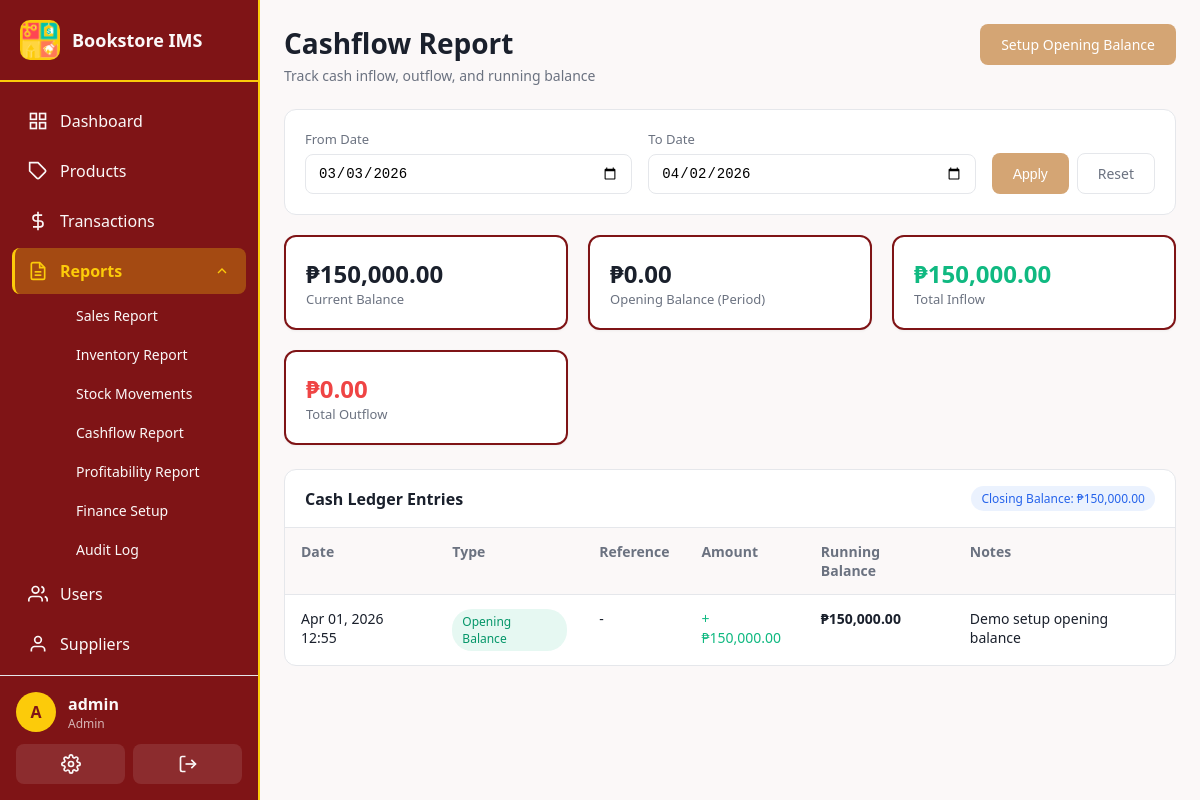
Before: /reports/cashflow (signed in) with the older database file.
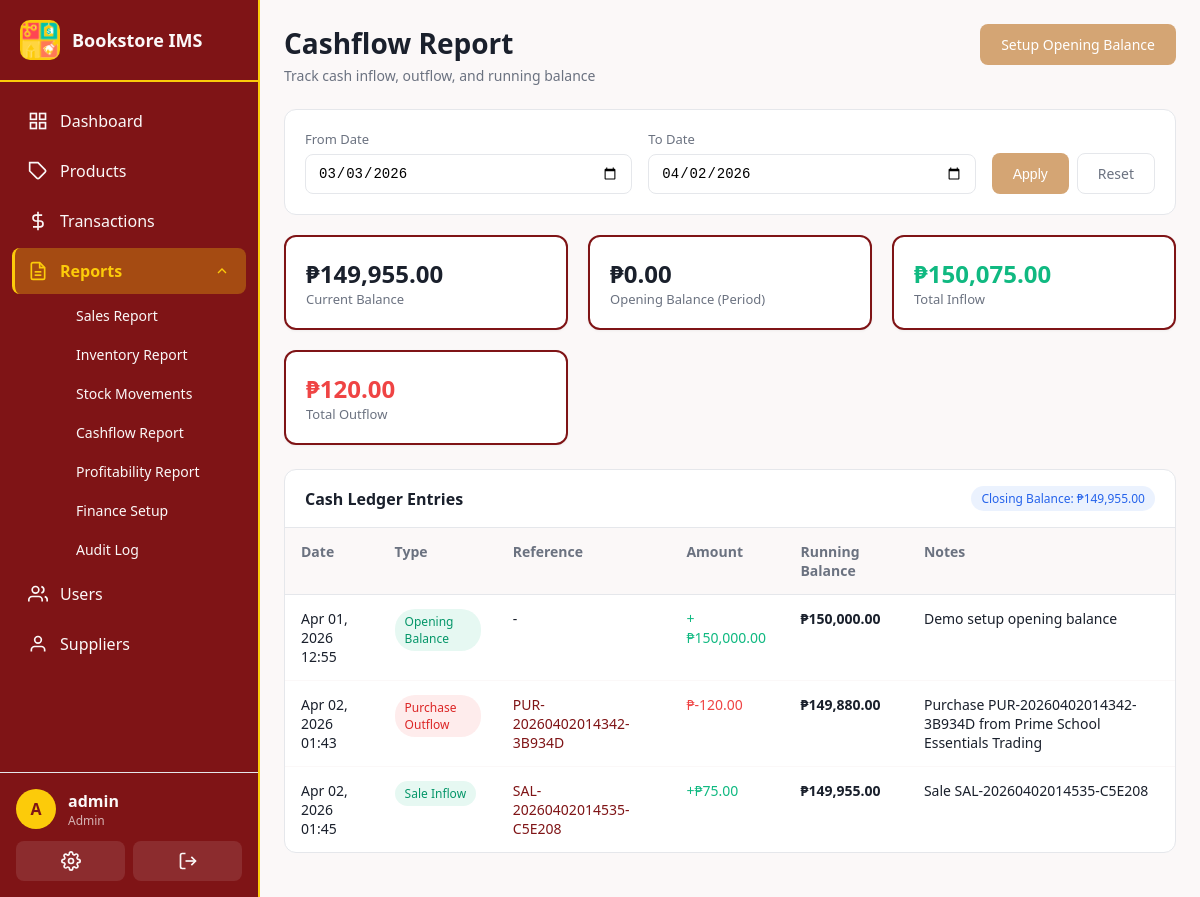
After: the same page with the newer database file.
### app/models.py (models this page shows, shortened)
class User(UserMixin, db.Model):
    __tablename__ = 'users'
    id = db.Column(db.Integer, primary_key=True)
    username = db.Column(db.String(80), unique=True, nullable=False, index=True)
    email = db.Column(db.String(120), unique=True, nullable=False)
    password_hash = db.Column(db.String(256), nullable=False)
    role = db.Column(db.String(20), nullable=False, default=Role.STAFF)
    is_active = db.Column(db.Boolean, default=True)
    created_at = db.Column(db.DateTime, default=utc_now)
    last_login = db.Column(db.DateTime)
    transactions = db.relationship('Transaction', backref='user', lazy='dynamic')
    audit_logs = db.relationship('AuditLog', backref='user', lazy='dynamic')
    cash_ledger_entries = db.relationship('CashLedger', backref='user', lazy='dynamic')
    def is_admin(self):
        return self.role == Role.ADMIN

class CashLedger(db.Model):
    __tablename__ = 'cash_ledger'
    id = db.Column(db.Integer, primary_key=True)
    entry_type = db.Column(db.String(30), nullable=False)  # opening_balance, sale_inflow, purchase_outflow, adjustment
    amount = db.Column(db.Float, nullable=False)  # Positive=inflow, Negative=outflow
    running_balance = db.Column(db.Float, nullable=False)
    transaction_id = db.Column(db.Integer, db.ForeignKey('transactions.id'))
    user_id = db.Column(db.Integer, db.ForeignKey('users.id'))
    notes = db.Column(db.Text)
    created_at = db.Column(db.DateTime, default=utc_now)

class Transaction(db.Model):
    __tablename__ = 'transactions'
    id = db.Column(db.Integer, primary_key=True)
    transaction_type = db.Column(db.String(20), nullable=False)  # 'sale' or 'purchase'
    reference_number = db.Column(db.String(50), unique=True, nullable=False)
    user_id = db.Column(db.Integer, db.ForeignKey('users.id'), nullable=False)
    subtotal = db.Column(db.Float, nullable=False, default=0.0)
    tax = db.Column(db.Float, nullable=False, default=0.0)
    discount = db.Column(db.Float, nullable=False, default=0.0)
    total = db.Column(db.Float, nullable=False, default=0.0)
    supplier_id = db.Column(db.Integer, db.ForeignKey('suppliers.id'), nullable=True)
    customer_name = db.Column(db.String(200))
    notes = db.Column(db.Text)
    created_at = db.Column(db.DateTime, default=utc_now)
    items = db.relationship('TransactionItem', backref='transaction', lazy='dynamic', cascade='all, delete-orphan')
    cash_entries = db.relationship('CashLedger', backref='transaction', lazy='dynamic')

### app/routes/reports.py (the view)
@reports_bp.route('/cashflow')
@login_required
def cashflow_report():
    date_from, date_to, start_date, end_date = _parse_date_range()
    entries = CashLedger.query.filter(
        CashLedger.created_at >= start_date,
        CashLedger.created_at <= end_date,
    ).order_by(CashLedger.created_at.asc(), CashLedger.id.asc()).all()
    previous_entry = CashLedger.query.filter(
        CashLedger.created_at < start_date,
    ).order_by(CashLedger.created_at.desc(), CashLedger.id.desc()).first()
    opening_balance = previous_entry.running_balance if previous_entry else 0.0
    inflow = sum(entry.amount for entry in entries if entry.amount > 0)
    outflow = abs(sum(entry.amount for entry in entries if entry.amount < 0))
    closing_balance = opening_balance + inflow - outflow
    latest_entry = CashLedger.query.order_by(CashLedger.id.desc()).first()
    current_balance = latest_entry.running_balance if latest_entry else 0.0
    return render_template(
        'reports/cashflow.html',
        entries=entries,
        date_from=date_from,
        date_to=date_to,
        opening_balance=opening_balance,
        inflow=inflow,
        outflow=outflow,
        closing_balance=closing_balance,
        current_balance=current_balance,
    )

### app/__init__.py (called while the page is built)
@login_manager.user_loader
def load_user(user_id):
    return db.session.get(User, int(user_id))

### app/routes/reports.py (called while the page is built)
def _parse_date_range(default_days=30):
    date_from = request.args.get('date_from')
    date_to = request.args.get('date_to')
    if not date_from:
        date_from = (datetime.now(UTC) - timedelta(days=default_days)).strftime('%Y-%m-%d')
    if not date_to:
        date_to = datetime.now(UTC).strftime('%Y-%m-%d')
    try:
        start_date = datetime.strptime(date_from, '%Y-%m-%d')
        end_date = datetime.strptime(date_to, '%Y-%m-%d')
        end_date = datetime.combine(end_date.date(), datetime.max.time())
    except ValueError:
        start_date = datetime.now(UTC) - timedelta(days=default_days)
        end_date = datetime.now(UTC)
        date_from = start_date.strftime('%Y-%m-%d')
        date_to = end_date.strftime('%Y-%m-%d')
    return date_from, date_to, start_date, end_date

### app/templates/reports/cashflow.html (shortened to what this page needs)
{% extends "base.html" %}
{% block content %}
<div class="page-header">
  <div class="page-header-left">
    <h1>Cashflow Report</h1>
    <p class="page-subtitle">Track cash inflow, outflow, and running balance</p>
  </div>
  {% if current_user.is_admin() %}
  <div class="page-header-right">
    <a href="{{ url_for('reports.finance_setup') }}" class="btn btn-secondary">Setup Opening Balance</a>
  </div>
  {% endif %}
</div>
<div class="filters-card">
  <form method="GET" action="{{ url_for('reports.cashflow_report') }}" class="filters-form">
    <div class="filter-group">
      <label for="date_from">From Date</label>
      <input type="date" id="date_from" name="date_from" value="{{ date_from }}">
    </div>
    <div class="filter-group">
      <label for="date_to">To Date</label>
      <input type="date" id="date_to" name="date_to" value="{{ date_to }}">
    </div>
    <div class="filter-actions">
      <button type="submit" class="btn btn-secondary">Apply</button>
      <a href="{{ url_for('reports.cashflow_report') }}" class="btn btn-outline">Reset</a>
    </div>
  </form>
</div>
<div class="stats-grid">
  <div class="stat-card">
    <div class="stat-details">
      <span class="stat-value">₱{{ "{:,.2f}".format(current_balance) }}</span>
      <span class="stat-label">Current Balance</span>
    </div>
  </div>
  <div class="stat-card">
    <div class="stat-details">
      <span class="stat-value">₱{{ "{:,.2f}".format(opening_balance) }}</span>
      <span class="stat-label">Opening Balance (Period)</span>
    </div>
  </div>
  <div class="stat-card">
    <div class="stat-details">
      <span class="stat-value text-success">₱{{ "{:,.2f}".format(inflow) }}</span>
      <span class="stat-label">Total Inflow</span>
    </div>
  </div>
  <div class="stat-card">
    <div class="stat-details">
      <span class="stat-value text-danger">₱{{ "{:,.2f}".format(outflow) }}</span>
      <span class="stat-label">Total Outflow</span>
    </div>
  </div>
</div>
<div class="table-card">
  <div class="card-header">
    <h3>Cash Ledger Entries</h3>
    <span class="badge badge-info">Closing Balance: ₱{{ "{:,.2f}".format(closing_balance) }}</span>
  </div>
  {% if entries %}
  <table class="data-table priority-table">
    <thead>
      <tr>
        <th class="priority-col-1">Date</th>
        <th class="priority-col-1">Type</th>
        <th class="priority-col-3">Reference</th>
        <th class="priority-col-1">Amount</th>
        <th class="priority-col-2">Running Balance</th>
        <th class="priority-col-3">Notes</th>
      </tr>
    </thead>
    <tbody>
      {% for entry in entries %}
      <tr>
        <td class="priority-col-1">{{ entry.created_at.strftime('%b %d, %Y %H:%M') }}</td>
        <td class="priority-col-1">
          <span class="badge badge-{{ 'success' if entry.amount > 0 else 'danger' if entry.amount < 0 else 'secondary' }}">
            {{ entry.entry_type.replace('_', ' ').title() }}
          </span>
        </td>
        <td class="priority-col-3">
          {% if entry.transaction %}
            <a href="{{ url_for('transactions.view_transaction', id=entry.transaction.id) }}">{{ entry.transaction.reference_number }}</a>
          {% else %}
            -
          {% endif %}
        </td>
        <td class="priority-col-1 {{ 'text-success' if entry.amount > 0 else 'text-danger' if entry.amount < 0 else '' }}">
          {{ '+' if entry.amount > 0 else '' }}₱{{ "{:,.2f}".format(entry.amount) }}
        </td>
        <td class="priority-col-2"><strong>₱{{ "{:,.2f}".format(entry.running_balance) }}</strong></td>
        <td class="priority-col-3">{{ entry.notes or '-' }}</td>
      </tr>
      {% endfor %}
    </tbody>
  </table>
  {% else %}
  <div class="empty-state">
    <p>No cash ledger entries found for this range.</p>
  </div>
  {% endif %}
</div>
{% endblock %}

### app/templates/base.html (shortened to what this page needs)
<!doctype html>
<html>
  <head>
    <link rel="stylesheet" href="{{ url_for('static', filename='css/main.css') }}">
  </head>
  <body class="{% block body_class %}{% endblock %}">
    {% if current_user.is_authenticated %}
    <nav class="sidebar" id="mobile-sidebar">
      <div class="sidebar-header">
        <div class="sidebar-logo">
          <img src="{{ url_for('static', filename='images/bookstore-logo.png') }}" alt="Bookstore Logo" style="width: 100%; height: 100%; object-fit: contain;">
        </div>
        <span class="sidebar-title">Bookstore IMS</span>
      </div>
      <ul class="sidebar-menu">
        <li class="{% if request.endpoint == 'main.dashboard' %}active{% endif %}">
          <a href="{{ url_for('main.dashboard') }}">
            <svg viewBox="0 0 24 24" fill="none" stroke="currentColor" stroke-width="2">
              <rect x="3" y="3" width="7" height="7"></rect>
              <rect x="14" y="3" width="7" height="7"></rect>
              <rect x="14" y="14" width="7" height="7"></rect>
              <rect x="3" y="14" width="7" height="7"></rect>
            </svg>
            <span>Dashboard</span>
          </a>
        </li>
        <li class="{% if 'products' in request.endpoint %}active{% endif %}">
          <a href="{{ url_for('products.list_products') }}">
            <svg viewBox="0 0 24 24" fill="none" stroke="currentColor" stroke-width="2">
              <path d="M20.59 13.41l-7.17 7.17a2 2 0 0 1-2.83 0L2 12V2h10l8.59 8.59a2 2 0 0 1 0 2.82z"></path>
              <line x1="7" y1="7" x2="7.01" y2="7"></line>
            </svg>
            <span>Products</span>
          </a>
        </li>
        <li class="{% if 'transactions' in request.endpoint %}active{% endif %}">
          <a href="{{ url_for('transactions.list_transactions') }}">
            <svg viewBox="0 0 24 24" fill="none" stroke="currentColor" stroke-width="2">
              <line x1="12" y1="1" x2="12" y2="23"></line>
              <path d="M17 5H9.5a3.5 3.5 0 0 0 0 7h5a3.5 3.5 0 0 1 0 7H6"></path>
            </svg>
            <span>Transactions</span>
          </a>
        </li>
        <li class="submenu-trigger {% if 'reports' in request.endpoint %}active{% endif %}">
          <a href="#">
            <svg viewBox="0 0 24 24" fill="none" stroke="currentColor" stroke-width="2">
              <path d="M14 2H6a2 2 0 0 0-2 2v16a2 2 0 0 0 2 2h12a2 2 0 0 0 2-2V8z"></path>
              <polyline points="14 2 14 8 20 8"></polyline>
              <line x1="16" y1="13" x2="8" y2="13"></line>
              <line x1="16" y1="17" x2="8" y2="17"></line>
            </svg>
            <span>Reports</span>
            <svg class="submenu-arrow" viewBox="0 0 24 24" fill="none" stroke="currentColor" stroke-width="2">
              <polyline points="6 9 12 15 18 9"></polyline>
            </svg>
          </a>
          <ul class="submenu">
            <li><a href="{{ url_for('reports.sales_report') }}">Sales Report</a></li>
            <li><a href="{{ url_for('reports.inventory_report') }}">Inventory Report</a></li>
            <li><a href="{{ url_for('reports.stock_movements') }}">Stock Movements</a></li>
            <li><a href="{{ url_for('reports.cashflow_report') }}">Cashflow Report</a></li>
            <li><a href="{{ url_for('reports.profitability_report') }}">Profitability Report</a></li>
            {% if current_user.is_admin() %}
            <li><a href="{{ url_for('reports.finance_setup') }}">Finance Setup</a></li>
            {% endif %}
            {% if current_user.is_admin() %}
            <li><a href="{{ url_for('reports.audit_log') }}">Audit Log</a></li>
            {% endif %}
          </ul>
        </li>
        {% if current_user.is_admin() %}
        <li class="{% if 'users' in request.endpoint and request.endpoint != 'users.profile' %}active{% endif %}">
          <a href="{{ url_for('users.list_users') }}">
            <svg viewBox="0 0 24 24" fill="none" stroke="currentColor" stroke-width="2">
              <path d="M17 21v-2a4 4 0 0 0-4-4H5a4 4 0 0 0-4 4v2"></path>
              <circle cx="9" cy="7" r="4"></circle>
              <path d="M23 21v-2a4 4 0 0 0-3-3.87"></path>
              <path d="M16 3.13a4 4 0 0 1 0 7.75"></path>
            </svg>
            <span>Users</span>
          </a>
        </li>
        <li class="{% if 'suppliers' in request.endpoint %}active{% endif %}">
          <a href="{{ url_for('suppliers.list_suppliers') }}">
            <svg viewBox="0 0 24 24" fill="none" stroke="currentColor" stroke-width="2">
              <path d="M20 21v-2a4 4 0 0 0-4-4H8a4 4 0 0 0-4 4v2"></path>
              <circle cx="12" cy="7" r="4"></circle>
            </svg>
            <span>Suppliers</span>
          </a>
        </li>
        {% endif %}
      </ul>
      <div class="sidebar-footer">
        <div class="user-info">
          <div class="user-avatar">{{ current_user.username[0].upper() }}</div>
          <div class="user-details">
            <span class="user-name">{{ current_user.username }}</span>
            <span class="user-role">{{ current_user.role.title() }}</span>
          </div>
        </div>
        <div class="sidebar-actions">
          <a href="{{ url_for('users.profile') }}" class="action-btn" title="Profile">
          </a>
          <a href="{{ url_for('auth.logout') }}" class="action-btn" title="Logout">
            <svg viewBox="0 0 24 24" fill="none" stroke="currentColor" stroke-width="2">
              <path d="M9 21H5a2 2 0 0 1-2-2V5a2 2 0 0 1 2-2h4"></path>
              <polyline points="16 17 21 12 16 7"></polyline>
              <line x1="21" y1="12" x2="9" y2="12"></line>
            </svg>
          </a>
        </div>
      </div>
    </nav>
    <main class="main-content">
      {% block content %}{% endblock %}
    </main>
    {% else %}
    {% block content_public %}{% endblock %}
    {% endif %}
  </body>
</html>

Changed rows visible on the page:
added CashLedger: running_balance "149,955.00", created_at "Apr 02, 2026 01:45", entry_type.replace "Sale Inflow", transaction.reference_number "SAL-20260402014535-C5E208", amount "+", amount "75.00", notes "Sale SAL-20260402014535-C5E208"
added CashLedger: created_at "Apr 02, 2026 01:43", entry_type.replace "Purchase Outflow", transaction.reference_number "PUR-20260402014342-3B934D", amount "-120.00", running_balance "149,880.00", notes "Purchase PUR-20260402014342-3B934D from Prime School Essentials Trading"
Other visible differences:
{{ "{:,.2f}".format(inflow) }}: "150,000.00" → "150,075.00"
{{ "{:,.2f}".format(outflow) }}: "0.00" → "120.00"
{{ "{:,.2f}".format(closing_balance) }}: "150,000.00" → "149,955.00"
{{ "{:,.2f}".format(current_balance) }}: "150,000.00" → "149,955.00"
